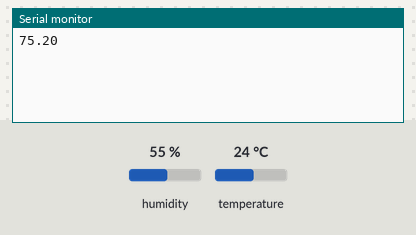
This sketch was run on a simulated Arduino Uno, built with avr-gcc and run on an emulated ATmega328P. On the bench: the last lines printed to the serial monitor. Inputs (shaded band) come from the test bench; at power-on: temperature 24 °C, humidity 55 %.

Above: at 3.2 s.
3.3 s: temperature set to 12 °C
At 5.6 s:
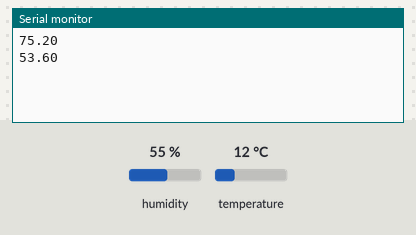
7.1 s: temperature set to 19 °C
At 9.4 s:
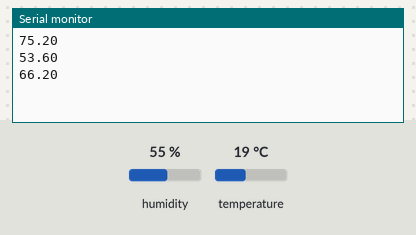
Timing chart, 0 to 10.9 s (numbered marks = the images above; inputs shaded):
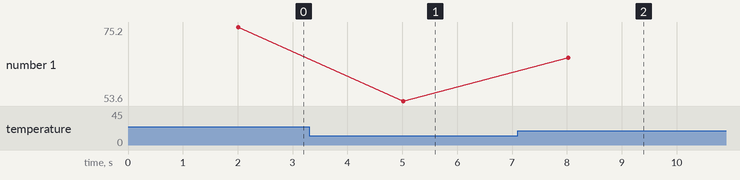

The sketch:

JS-2-6.ino
```cpp
/*
 * js-2-6
 */

#include <DFRobot_DHT20.h>

DFRobot_DHT20 dht20;

void setup(){

  Serial.begin(9600);
  delay(2000);

  while(dht20.begin()){
    Serial.println("Initialize sensor failed");
    delay(1000);
  }

}

void loop(){

  float temp_C,temp_F;

  temp_C = dht20.getTemperature();
  temp_F = ( (9.0/5.0)*temp_C ) +32;
  Serial.println(temp_F);

  delay(3000);

}
```

Measured:
- after the input at 3.3 s, the serial monitor: prints a new line after 1.7 s (image 1)
- after the input at 7.1 s, the serial monitor: prints a new line after 0.93 s (image 2)
- plotted number 1: 75.2 → 53.6 after the input at 3.3 s, 53.6 → 66.2 after the input at 7.1 s
